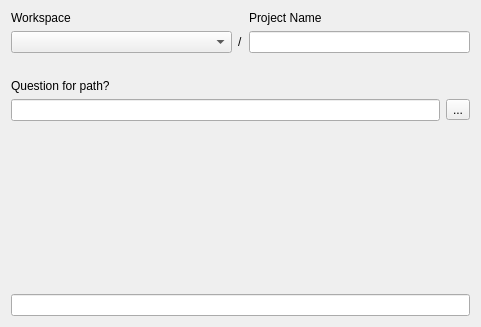
<?xml version="1.0" encoding="UTF-8"?>
<ui version="4.0">
 <class>WizardPage</class>
 <widget class="QWizardPage" name="WizardPage">
  <property name="geometry">
   <rect>
    <x>0</x>
    <y>0</y>
    <width>481</width>
    <height>327</height>
   </rect>
  </property>
  <property name="windowTitle">
   <string>WizardPage</string>
  </property>
  <layout class="QGridLayout" name="gridLayout_2">
   <item row="0" column="0">
    <layout class="QVBoxLayout" name="verticalLayout">
     <property name="bottomMargin">
      <number>0</number>
     </property>
     <item>
      <layout class="QGridLayout" name="gridLayout">
       <item row="0" column="2">
        <widget class="QLabel" name="label_2">
         <property name="text">
          <string>Project Name</string>
         </property>
        </widget>
       </item>
       <item row="0" column="0">
        <widget class="QLabel" name="projectNamespaceLabel">
         <property name="maximumSize">
          <size>
           <width>200</width>
           <height>100</height>
          </size>
         </property>
         <property name="text">
          <string>Workspace</string>
         </property>
        </widget>
       </item>
       <item row="1" column="0">
        <widget class="QComboBox" name="project_owner_cbo">
         <property name="sizePolicy">
          <sizepolicy hsizetype="Expanding" vsizetype="Fixed">
           <horstretch>0</horstretch>
           <verstretch>0</verstretch>
          </sizepolicy>
         </property>
        </widget>
       </item>
       <item row="1" column="1">
        <widget class="QLabel" name="label_3">
         <property name="text">
          <string>/</string>
         </property>
        </widget>
       </item>
       <item row="1" column="2">
        <widget class="QLineEdit" name="project_name_ledit"/>
       </item>
      </layout>
     </item>
     <item>
      <spacer name="verticalSpacer_2">
       <property name="orientation">
        <enum>Qt::Vertical</enum>
       </property>
       <property name="sizeType">
        <enum>QSizePolicy::Preferred</enum>
       </property>
       <property name="sizeHint" stdset="0">
        <size>
         <width>20</width>
         <height>20</height>
        </size>
       </property>
      </spacer>
     </item>
     <item>
      <widget class="QLabel" name="question_label">
       <property name="text">
        <string>Question for path?</string>
       </property>
      </widget>
     </item>
     <item>
      <layout class="QHBoxLayout" name="horizontalLayout">
       <property name="bottomMargin">
        <number>0</number>
       </property>
       <item>
        <widget class="QLineEdit" name="path_ledit"/>
       </item>
       <item>
        <widget class="QToolButton" name="browse_btn">
         <property name="text">
          <string>...</string>
         </property>
        </widget>
       </item>
      </layout>
     </item>
     <item>
      <spacer name="verticalSpacer_3">
       <property name="orientation">
        <enum>Qt::Vertical</enum>
       </property>
       <property name="sizeType">
        <enum>QSizePolicy::Preferred</enum>
       </property>
       <property name="sizeHint" stdset="0">
        <size>
         <width>20</width>
         <height>20</height>
        </size>
       </property>
      </spacer>
     </item>
     <item>
      <widget class="QLabel" name="info_label">
       <property name="text">
        <string/>
       </property>
      </widget>
     </item>
     <item>
      <spacer name="verticalSpacer">
       <property name="orientation">
        <enum>Qt::Vertical</enum>
       </property>
       <property name="sizeHint" stdset="0">
        <size>
         <width>20</width>
         <height>40</height>
        </size>
       </property>
      </spacer>
     </item>
     <item>
      <widget class="QLineEdit" name="path_ok_ledit"/>
     </item>
    </layout>
   </item>
  </layout>
 </widget>
 <resources/>
 <connections/>
</ui>
